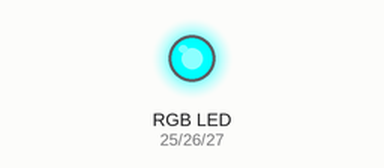
Simulated run of this sketch. Board: ESP32. On the bench: an RGB LED mixed from three pins (HIGH = lit).

Above: at 0.05 s.
At 3.8 s:
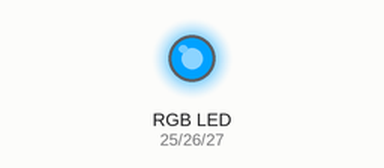
At 7.6 s:
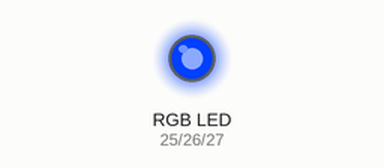
At 11.1 s:
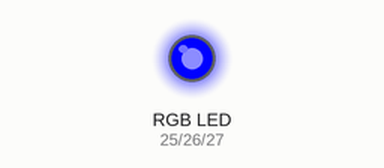
Timing chart, 0 to 12.8 s (numbered marks = the images above):
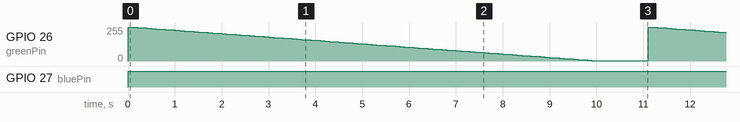

Measured:
- by itself, GPIO 26 (greenPin): ramps from 255/255 to 1/255 and jumps back, once every 11.1 s
- by itself, GPIO 27 (bluePin): LOW → HIGH at 0.00 s

The sketch:

main.ino
```cpp
// Two color transition using linear interpolation
int redPin = 25;
int greenPin = 26;
int bluePin = 27;

void setup() {
  pinMode(redPin, OUTPUT);    // sets the red pin as output
  pinMode(greenPin, OUTPUT);  // sets the green pin as output
  pinMode(bluePin, OUTPUT);   // sets the blue pin as output

  setColourRgb(255, 255, 255);
}

unsigned int startColor[] = {255, 0, 0};
unsigned int endColor[] = {0, 255, 00};

unsigned int color[] = {0, 0, 0};

void loop() {
for (float t = 0; t < 1.0; t += 0.01) {
    color[0] = (int) (startColor[0] + ((endColor[0] - startColor[0]) * t));
    color[1] = (int) (startColor[1] + ((endColor[1] - startColor[1]) * t));
    color[2] = (int) (startColor[2] + ((endColor[2] - startColor[2]) * t));

    setColourRgb(color[0], color[1], color[2]);
    delay(100);
  }
  delay(1000);

}

int convertCathodeToAnode(int cathodeValue) {
    return 255 - cathodeValue;
}

void setColourRgb(unsigned int red, unsigned int green, unsigned int blue) {
  analogWrite(redPin, convertCathodeToAnode(red));
  analogWrite(greenPin, convertCathodeToAnode(green));
  analogWrite(bluePin, convertCathodeToAnode(blue));
}


// /*
//     ARDUINO RGB LED TUTORIAL: RAINBOW COLOR
//     By: TheGeekPub.com
//     More Arduino Tutorials: https://www.thegeekpub.com/arduino-tutorials/
// */

// const int PIN_RED   = 25; //Red LED on pin 9
// const int PIN_GREEN = 26; //Green LED on pin 10
// const int PIN_BLUE  = 27; //Blue LED on Pin 11

// //variables to hold our color intensities and direction
// //and define some initial "random" values to seed it
// int red             = 254;
// int green           = 1;
// int blue            = 127;
// int red_direction   = -1;
// int green_direction = 1;
// int blue_direction  = -1;

// /* This function "Set Color" will set the color of the LED
//    rather than doing it over and over in the loop above. */
// void setColor(int R, int G, int B) {
//   analogWrite(PIN_RED,   R);
//   analogWrite(PIN_GREEN, G);
//   analogWrite(PIN_BLUE,  B);
// }

// void setup() {
//   //set all three pins to output mode
//   pinMode(PIN_RED,   OUTPUT);
//   pinMode(PIN_GREEN, OUTPUT);
//   pinMode(PIN_BLUE,  OUTPUT);
// }


// void loop() {
//   red = red + red_direction;   //changing values of LEDs
//   green = green + green_direction;
//   blue = blue + blue_direction;

//   //now change direction for each color if it reaches 255
//   if (red >= 255 || red <= 0)
//   {
//     red_direction = red_direction * -1;
//   }
//   if (green >= 255 || green <= 0)
//   {
//     green_direction = green_direction * -1;
//   }
//   if (blue >= 255 || blue <= 0)
//   {
//     blue_direction = blue_direction * -1;
//   }
//   setColourRgb(red, green, blue);
//   delay(50);    //a little delay is needed so you can see the change
// }

// void setColourRgb(unsigned int red, unsigned int green, unsigned int blue) {
//   analogWrite(PIN_RED, convertCathodeToAnode(red));
//   analogWrite(PIN_GREEN, convertCathodeToAnode(green));
//   analogWrite(PIN_BLUE, convertCathodeToAnode(blue));
// }
```
